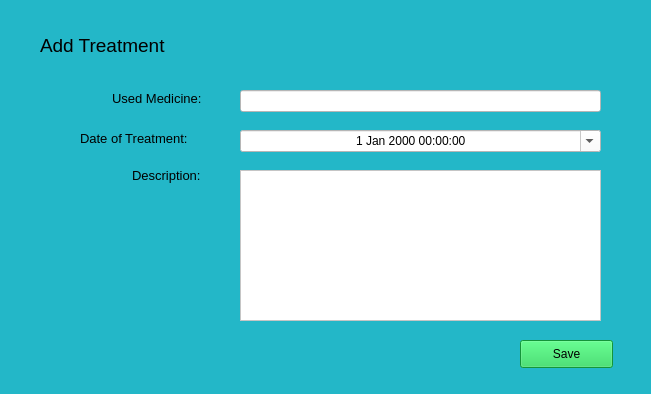
<?xml version="1.0" encoding="UTF-8"?>
<ui version="4.0">
 <class>addTreatmentWindow</class>
 <widget class="QMainWindow" name="addTreatmentWindow">
  <property name="geometry">
   <rect>
    <x>0</x>
    <y>0</y>
    <width>651</width>
    <height>394</height>
   </rect>
  </property>
  <property name="minimumSize">
   <size>
    <width>651</width>
    <height>394</height>
   </size>
  </property>
  <property name="maximumSize">
   <size>
    <width>651</width>
    <height>394</height>
   </size>
  </property>
  <property name="windowTitle">
   <string>e-Pet - Add Treatment</string>
  </property>
  <property name="styleSheet">
   <string notr="true">background: #23B7C8;</string>
  </property>
  <widget class="QWidget" name="centralwidget">
   <widget class="QLabel" name="label">
    <property name="geometry">
     <rect>
      <x>40</x>
      <y>30</y>
      <width>171</width>
      <height>31</height>
     </rect>
    </property>
    <property name="font">
     <font>
      <pointsize>14</pointsize>
     </font>
    </property>
    <property name="text">
     <string>Add Treatment</string>
    </property>
   </widget>
   <widget class="QLabel" name="label_2">
    <property name="geometry">
     <rect>
      <x>112</x>
      <y>90</y>
      <width>115</width>
      <height>16</height>
     </rect>
    </property>
    <property name="font">
     <font>
      <pointsize>10</pointsize>
     </font>
    </property>
    <property name="text">
     <string>Used Medicine:</string>
    </property>
   </widget>
   <widget class="QLabel" name="label_3">
    <property name="geometry">
     <rect>
      <x>80</x>
      <y>130</y>
      <width>151</width>
      <height>16</height>
     </rect>
    </property>
    <property name="font">
     <font>
      <pointsize>10</pointsize>
     </font>
    </property>
    <property name="text">
     <string>Date of Treatment:</string>
    </property>
   </widget>
   <widget class="QLineEdit" name="treatmentUsedMedicineField">
    <property name="geometry">
     <rect>
      <x>240</x>
      <y>90</y>
      <width>361</width>
      <height>22</height>
     </rect>
    </property>
    <property name="styleSheet">
     <string notr="true">background: white;</string>
    </property>
   </widget>
   <widget class="QDateTimeEdit" name="dateOfTreatmentField">
    <property name="geometry">
     <rect>
      <x>240</x>
      <y>130</y>
      <width>361</width>
      <height>22</height>
     </rect>
    </property>
    <property name="styleSheet">
     <string notr="true">background: white;</string>
    </property>
    <property name="alignment">
     <set>Qt::AlignCenter</set>
    </property>
    <property name="calendarPopup">
     <bool>true</bool>
    </property>
   </widget>
   <widget class="QPushButton" name="saveTreatmentButton">
    <property name="geometry">
     <rect>
      <x>520</x>
      <y>340</y>
      <width>93</width>
      <height>28</height>
     </rect>
    </property>
    <property name="styleSheet">
     <string notr="true">background: #1CD050;</string>
    </property>
    <property name="text">
     <string>Save</string>
    </property>
   </widget>
   <widget class="QLabel" name="label_4">
    <property name="geometry">
     <rect>
      <x>132</x>
      <y>165</y>
      <width>91</width>
      <height>21</height>
     </rect>
    </property>
    <property name="font">
     <font>
      <pointsize>10</pointsize>
     </font>
    </property>
    <property name="text">
     <string>Description:</string>
    </property>
   </widget>
   <widget class="QTextEdit" name="treatmentDescriptionField">
    <property name="geometry">
     <rect>
      <x>240</x>
      <y>170</y>
      <width>361</width>
      <height>151</height>
     </rect>
    </property>
    <property name="styleSheet">
     <string notr="true">background: white;</string>
    </property>
   </widget>
  </widget>
 </widget>
 <resources/>
 <connections/>
</ui>
